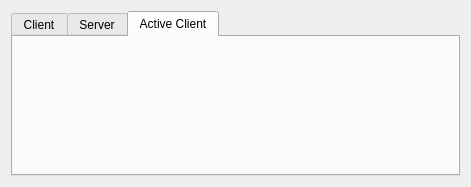
<?xml version="1.0" encoding="UTF-8"?>
<ui version="4.0">
 <class>MainWindow</class>
 <widget class="QMainWindow" name="MainWindow">
  <property name="geometry">
   <rect>
    <x>0</x>
    <y>0</y>
    <width>471</width>
    <height>187</height>
   </rect>
  </property>
  <property name="sizePolicy">
   <sizepolicy hsizetype="Expanding" vsizetype="Expanding">
    <horstretch>0</horstretch>
    <verstretch>0</verstretch>
   </sizepolicy>
  </property>
  <property name="windowTitle">
   <string>TextShredder</string>
  </property>
  <widget class="QWidget" name="containerHorizontal">
   <property name="sizePolicy">
    <sizepolicy hsizetype="Expanding" vsizetype="Expanding">
     <horstretch>0</horstretch>
     <verstretch>0</verstretch>
    </sizepolicy>
   </property>
   <property name="maximumSize">
    <size>
     <width>16777215</width>
     <height>16777215</height>
    </size>
   </property>
   <layout class="QVBoxLayout" name="verticalLayout">
    <item>
     <widget class="QTabWidget" name="main_tab_widget">
      <property name="currentIndex">
       <number>2</number>
      </property>
      <widget class="ClientConnectWindow" name="clientTab">
       <attribute name="title">
        <string>Client</string>
       </attribute>
      </widget>
      <widget class="ServerTabWindow" name="serverTab">
       <attribute name="title">
        <string>Server</string>
       </attribute>
      </widget>
      <widget class="ClientActiveWindow" name="activeClientTab">
       <attribute name="title">
        <string>Active Client</string>
       </attribute>
      </widget>
     </widget>
    </item>
   </layout>
  </widget>
 </widget>
 <layoutdefault spacing="6" margin="11"/>
 <customwidgets>
  <customwidget>
   <class>ClientConnectWindow</class>
   <extends>QWidget</extends>
   <header>clientconnectwindow.h</header>
   <container>1</container>
  </customwidget>
  <customwidget>
   <class>ServerTabWindow</class>
   <extends>QWidget</extends>
   <header>servertabwindow.h</header>
   <container>1</container>
  </customwidget>
  <customwidget>
   <class>ClientActiveWindow</class>
   <extends>QWidget</extends>
   <header>clientactivewindow.h</header>
   <container>1</container>
  </customwidget>
 </customwidgets>
 <resources/>
 <connections/>
</ui>
